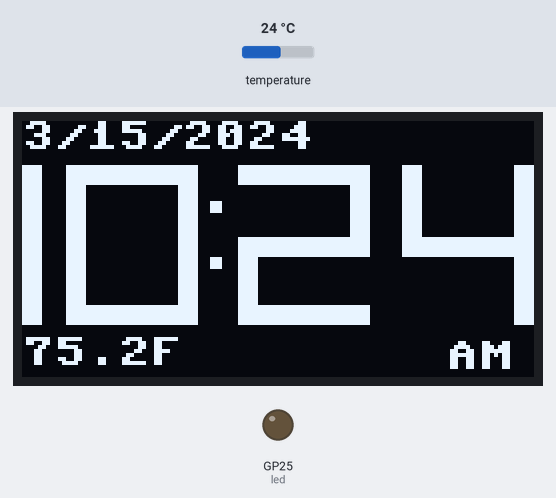
Simulated run of this program. Board: Raspberry Pi Pico running MicroPython. Parts: 128×64 one-colour display, output pins drawn as LEDs (lit = HIGH). The test bench sets the inputs (shaded band); at power-on: temperature 24 °C. The clock reads 2024-03-15 10:24:30 at power-on unless the program sets it; library files of the repository ran but are not shown: ssd1306.py; pins used as bus, display or sensor lines are not drawn; what the program prints to the serial console is not drawn.

Above: at 1.6 s.
1.7 s: temperature set to 12 °C
At 10.8 s:
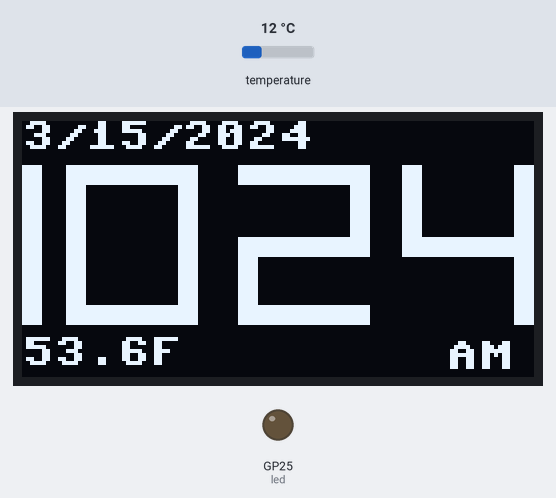
11.0 s: temperature set to 19 °C
At 21.8 s:
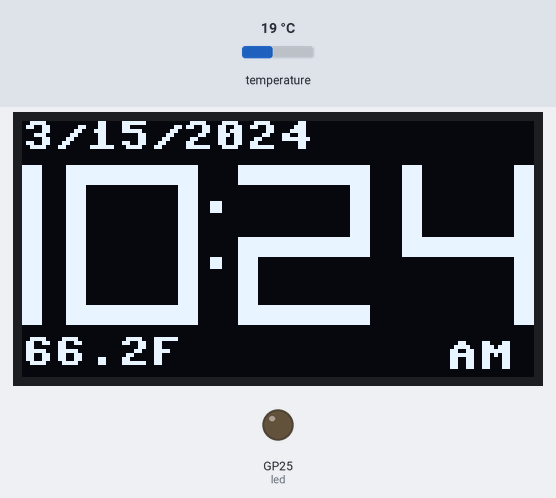
Timing chart, 0 to 23.3 s (numbered marks = the images above; inputs shaded):
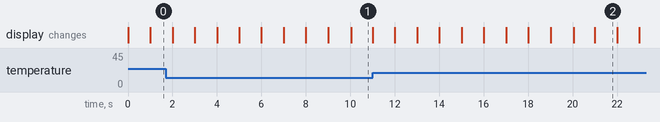

The program:

force-temp-updates-v4.py
```python
from machine import Pin, I2C, SPI
import ssd1306
from utime import sleep, localtime, time
from micropython import const

# Pin definitions
LED_PIN = const(25)
SCL_PIN = const(2)
SDA_PIN = const(3)
RES_PIN = const(4)
DC_PIN = const(5)
CS_PIN = const(6)
I2C_SCL_PIN = const(1)
I2C_SDA_PIN = const(0)

# Constants
DS3231_ADDR = const(0x68)
TEMP_UPDATE_INTERVAL = const(10)  # Force new reading every 10 seconds
DISPLAY_UPDATE_INTERVAL = const(1)  # Update display every second

# Initialize hardware
led = Pin(LED_PIN, Pin.OUT)
scl = Pin(SCL_PIN)
sda = Pin(SDA_PIN)
spi = SPI(0, sck=scl, mosi=sda, baudrate=100000)

# Display setup
res = Pin(RES_PIN)
dc = Pin(DC_PIN)
cs = Pin(CS_PIN)
oled = ssd1306.SSD1306_SPI(128, 64, spi, dc, res, cs)

# I2C setup for RTC
i2c = I2C(0, sda=Pin(I2C_SDA_PIN), scl=Pin(I2C_SCL_PIN))

def init_rtc():
    """Initialize RTC and verify it's responding"""
    devices = i2c.scan()
    print(f"I2C devices found: {[hex(d) for d in devices]}")
    if DS3231_ADDR not in devices:
        raise RuntimeError(f"DS3231 not found at address 0x{DS3231_ADDR:02X}")

    # Read and print all control registers
    print("\nRTC Register Status:")
    control = i2c.readfrom_mem(DS3231_ADDR, 0x0E, 1)[0]
    status = i2c.readfrom_mem(DS3231_ADDR, 0x0F, 1)[0]
    print(f"Control Register (0x0E): 0x{control:02X}")
    print(f"Status Register (0x0F): 0x{status:02X}")

    # Clear all flags in status register
    i2c.writeto_mem(DS3231_ADDR, 0x0F, bytes([0]))

    # Enable oscillator, disable square wave, enable temperature conversion
    control &= ~(1 << 7)  # Clear EOSC bit to enable oscillator
    control &= ~(1 << 2)  # Disable square wave
    control |= (1 << 5)   # Enable CONV bit for temperature conversion
    i2c.writeto_mem(DS3231_ADDR, 0x0E, bytes([control]))

    # Verify the changes
    control_verify = i2c.readfrom_mem(DS3231_ADDR, 0x0E, 1)[0]
    status_verify = i2c.readfrom_mem(DS3231_ADDR, 0x0F, 1)[0]
    print(f"After init - Control Register: 0x{control_verify:02X}")
    print(f"After init - Status Register: 0x{status_verify:02X}")

def bcd2dec(bcd):
    """Convert binary coded decimal to decimal."""
    return ((bcd >> 4) * 10) + (bcd & 0x0F)

def read_ds3231():
    """Read time from DS3231 RTC."""
    data = i2c.readfrom_mem(DS3231_ADDR, 0x00, 7)
    second = bcd2dec(data[0])
    minute = bcd2dec(data[1])
    hour = bcd2dec(data[2] & 0x3f)  # 24 hour mode
    day = bcd2dec(data[4])
    month = bcd2dec(data[5] & 0x1f)
    year = bcd2dec(data[6]) + 2000
    return (year, month, day, hour, minute, second)

def force_temp_conversion():
    """Force a new temperature conversion in the DS3231."""
    try:
        # First, ensure the control register is in a known state
        i2c.writeto_mem(DS3231_ADDR, 0x0E, bytes([0x20]))  # Base configuration
        sleep(0.01)  # Brief delay

        # Clear the status register
        i2c.writeto_mem(DS3231_ADDR, 0x0F, bytes([0x00]))
        sleep(0.01)  # Brief delay

        # Read initial state
        control = i2c.readfrom_mem(DS3231_ADDR, 0x0E, 1)[0]
        status = i2c.readfrom_mem(DS3231_ADDR, 0x0F, 1)[0]
        print(f"\nBefore conversion - Control: 0x{control:02X}, Status: 0x{status:02X}")

        # Explicitly set the CONV bit (don't use OR operation)
        i2c.writeto_mem(DS3231_ADDR, 0x0E, bytes([0x60]))  # 0x60 = 0x20 | (1 << 5)
        sleep(0.01)  # Brief delay

        # Verify the CONV bit was set
        control = i2c.readfrom_mem(DS3231_ADDR, 0x0E, 1)[0]
        print(f"After setting CONV - Control: 0x{control:02X}")

        if control != 0x60:
            print(f"Warning: CONV bit not set properly. Expected 0x60, got 0x{control:02X}")

        # Wait for the busy bit with retries
        start_time = time()
        attempt = 0
        while True:
            attempt += 1
            status = i2c.readfrom_mem(DS3231_ADDR, 0x0F, 1)[0]
            print(f"Status check {attempt}: 0x{status:02X}")

            if not (status & 0x04):  # Check BUSY bit (bit 2)
                print("Conversion complete!")
                break

            if time() - start_time > 0.5:  # Reduced timeout to 500ms
                print("Temperature conversion timeout")
                break

            sleep(0.05)  # 50ms between checks

    except Exception as e:
        print("Error forcing temperature conversion:", e)

def read_temperature():
    """Read temperature from DS3231 RTC with 0.25°C resolution."""
    try:
        # Read temperature registers
        temp_msb = i2c.readfrom_mem(DS3231_ADDR, 0x11, 1)[0]
        temp_lsb = i2c.readfrom_mem(DS3231_ADDR, 0x12, 1)[0]

        # Handle signed temperature value (2's complement)
        temp_c = temp_msb
        if temp_msb & 0x80:  # Negative value
            temp_c = -((~temp_msb + 1) & 0xFF)

        # Add fractional part (0.25°C resolution)
        temp_c += ((temp_lsb >> 6) * 0.25)

        # Convert to Fahrenheit
        temp_f = (temp_c * 9/5) + 32
        print(f"Raw temp data - MSB: 0x{temp_msb:02X}, LSB: 0x{temp_lsb:02X}")
        print(f"Temperature: {temp_c:.2f}°C, {temp_f:.2f}°F")
        return temp_f

    except Exception as e:
        print("Error reading temperature:", e)
        return None

# Seven-segment display mapping
segmentMapping = [
    #a, b, c, d, e, f, g
    [1, 1, 1, 1, 1, 1, 0], # 0
    [0, 1, 1, 0, 0, 0, 0], # 1
    [1, 1, 0, 1, 1, 0, 1], # 2
    [1, 1, 1, 1, 0, 0, 1], # 3
    [0, 1, 1, 0, 0, 1, 1], # 4
    [1, 0, 1, 1, 0, 1, 1], # 5
    [1, 0, 1, 1, 1, 1, 1], # 6
    [1, 1, 1, 0, 0, 0, 0], # 7
    [1, 1, 1, 1, 1, 1, 1], # 8
    [1, 1, 1, 1, 0, 1, 1]  # 9
]

def drawDigit(digit, x, y, width, height, thickness, color):
    """Draw a single digit using seven segments."""
    if digit < 0 or digit > 9:
        return

    segmentOn = segmentMapping[digit]

    # Draw horizontal segments (top, middle, bottom)
    for i in [0, 3, 6]:
        if segmentOn[i]:
            yOffset = 0 if i == 0 else \
                     (height - thickness) if i == 3 else \
                     (height // 2 - thickness // 2)
            oled.fill_rect(x, y + yOffset, width, thickness, color)

    # Draw vertical segments
    for i in [1, 2, 4, 5]:
        if segmentOn[i]:
            # Determine vertical position
            startY = y if (i == 1 or i == 5) else (y + height // 2)
            endY = (y + height // 2) if (i == 1 or i == 5) else (y + height)
            # Determine horizontal position
            xOffset = 0 if (i == 4 or i == 5) else (width - thickness)
            oled.fill_rect(x + xOffset, startY, thickness, endY - startY, color)

def draw_colon(x, y):
    """Draw the flashing colon separator."""
    oled.fill_rect(x, y, 3, 3, 1)
    oled.fill_rect(x, y + 14, 3, 3, 1)

def update_screen(year, month, day, hour, minute, am_pm, colon_on, temp_f):
    """Update the entire display with current time and temperature."""
    # Display layout constants
    left_margin = -28
    y_offset = 11
    digit_width = 33
    digit_height = 40
    digit_spacing = 41
    digit_thickness = 5

    oled.fill(0)  # Clear display

    # Draw date at top
    date_str = f"{month}/{day}/{year}"
    oled.text(date_str, 0, 0, 1)

    # Draw temperature
    if temp_f is not None:
        temp_str = f"{temp_f:.1f}F"
        oled.text(temp_str, 0, 54, 1)

    # Convert to 12-hour format
    display_hour = hour if hour <= 12 else hour - 12
    if display_hour == 0:
        display_hour = 12

    # Calculate digits
    hour_ten = display_hour // 10 if display_hour >= 10 else -1
    hour_right = display_hour % 10
    minute_ten = minute // 10
    minute_right = minute % 10

    # Draw digits
    drawDigit(hour_ten, left_margin, y_offset, digit_width, digit_height, digit_thickness, 1)
    drawDigit(hour_right, left_margin + digit_spacing - 2, y_offset, digit_width, digit_height, digit_thickness, 1)
    drawDigit(minute_ten, left_margin + 2 * digit_spacing, y_offset, digit_width, digit_height, digit_thickness, 1)
    drawDigit(minute_right, left_margin + 3 * digit_spacing, y_offset, digit_width, digit_height, digit_thickness, 1)

    if colon_on:
        draw_colon(47, 20)

    # Draw AM/PM indicator
    oled.text(am_pm, 106, 55, 1)
    oled.show()

def main():
    """Main program loop."""
    print("Initializing RTC...")
    init_rtc()
    print("RTC initialized successfully")

    # Initialize temperature conversion
    force_temp_conversion()
    temp_f = read_temperature()
    if temp_f is None:
        print("Failed to get initial temperature reading")
        temp_f = 0.0

    last_temp_conversion = time()
    last_display_update = time()
    colon_state = True

    print("Starting main loop...")
    while True:
        current_time = time()

        # Check if it's time for a new temperature reading
        if current_time - last_temp_conversion >= TEMP_UPDATE_INTERVAL:
            print("\nForcing new temperature conversion...")
            force_temp_conversion()
            temp_f = read_temperature()
            last_temp_conversion = current_time

        # Update display if needed
        if current_time - last_display_update >= DISPLAY_UPDATE_INTERVAL:
            now = read_ds3231()
            year, month, day, hour, minute, second = now
            am_pm = "PM" if hour >= 12 else "AM"

            update_screen(year, month, day, hour, minute, am_pm, colon_state, temp_f)
            colon_state = not colon_state
            last_display_update = current_time

if __name__ == "__main__":
    try:
        main()
    except KeyboardInterrupt:
        print("\nProgram terminated by user")
    except Exception as e:
        print("Error:", e)
```

Measured:
- after the input at 1.7 s, the display: first differs from a run without the input after 8.3 s (image 1)
- after the input at 11.0 s, the display: first differs from a run without the input after 9.0 s (image 2 shows a later state)
- what the display in image 2 shows lasts 1.0 s, from 21.0 s to 22.0 s
